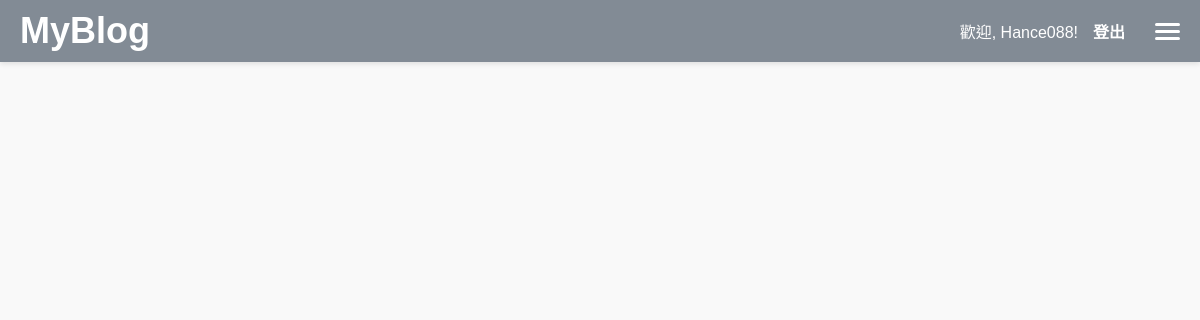
Page / (signed in) on the earlier database version.
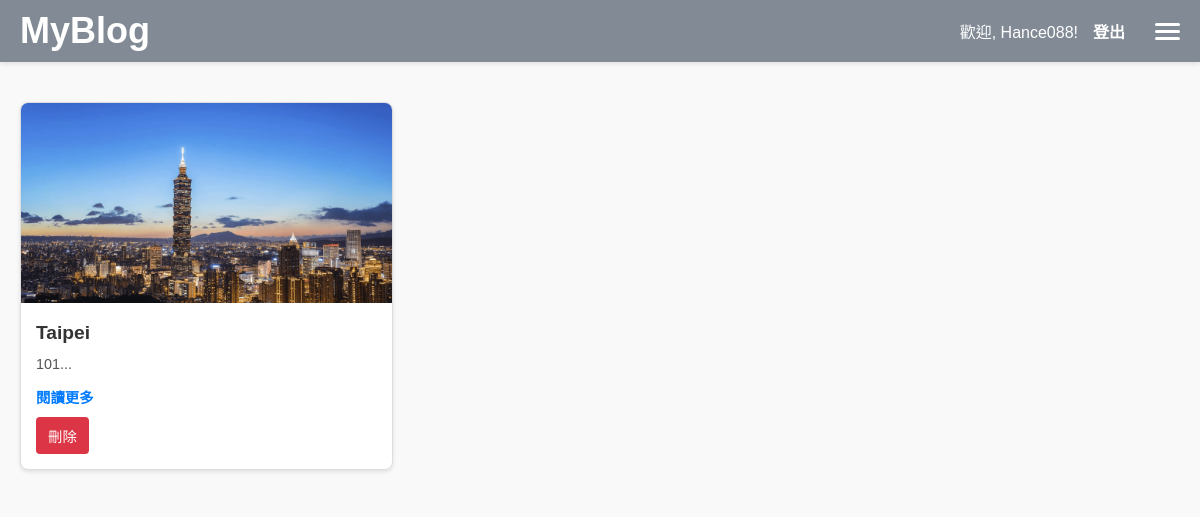
Same page on the later database version.
### app.py (models this page shows, shortened)
class User(UserMixin, db.Model):
    id = db.Column(db.Integer, primary_key=True)
    username = db.Column(db.String(150), nullable=False, unique=True)
    password = db.Column(db.String(150), nullable=False)

class Location(db.Model):
    id = db.Column(db.Integer, primary_key=True)
    name = db.Column(db.String(100), nullable=False)
    description = db.Column(db.String(300), nullable=False)
    image = db.Column(db.String(100), nullable=False)

### app.py (the view)
@app.route('/')
def index():
    locations = Location.query.all()
    return render_template('index.html', locations=locations)

### app.py (called while the page is built)
@login_manager.user_loader
def load_user(user_id):
    return User.query.get(int(user_id))

### templates/index.html (shortened to what this page needs)
<!DOCTYPE html>
<html lang="zh-TW">
<head>
    <link rel="stylesheet" href="{{ url_for('static', filename='css/general.css') }}">
    <link rel="stylesheet" href="{{ url_for('static', filename='css/index.css') }}">
</head>
<body>
    <div class="header-container">
        <div class="header-title">
            <a href="{{ url_for('index') }}">MyBlog</a>
        </div>
        <div class="header-links">
            {% if current_user.is_authenticated %}
                <span>歡迎, {{ current_user.username }}!</span>
                <a href="{{ url_for('logout') }}">登出</a>
            {% else %}
                <a href="{{ url_for('login') }}">登入</a>
                <a href="{{ url_for('register') }}">註冊</a>
            {% endif %}
        </div>
        <div class="hamburger-menu" onclick="toggleMenu()">
            <div></div>
            <div></div>
            <div></div>
        </div>
    </div>
    <div class="container">
        <div class="card-grid">
            {% for location in locations %}
            <div class="card">
                <img src="{{ url_for('static', filename='images/' + location.image) }}" alt="{{ location.name }}">
                <div class="card-content">
                    <h2 class="card-title">{{ location.name }}</h2>
                    <p class="card-description">{{ location.description[:50] }}...</p>
                    <a href="{{ url_for('location', id=location.id) }}">閱讀更多</a>
                    {% if current_user.is_authenticated %}
                        <form action="{{ url_for('delete_location', id=location.id) }}" method="post" class="delete-form">
                            <button type="submit" onclick="return confirm('確定要刪除這個地點嗎？');" class="delete-button">刪除</button>
                        </form>
                    {% endif %}
                </div>
            </div>
            {% endfor %}
        </div>
    </div>
</body>
</html>

### static/css/general.css (style rules this page uses)
body { font-family: Arial, sans-serif; margin: 0; padding: 0; background-color: #f9f9f9; color: #333; }
.container { max-width: 1200px; margin: 0 auto; padding: 20px; }
.header-container { display: flex; justify-content: space-between; align-items: center; padding: 10px 20px; background-color: #828b95; color: white; position: sticky; top: 0; z-index: 1000; box-shadow: 0 2px 5px rgba(0, 0, 0, 0.1); }
.header-title { font-size: 1.5em; margin: 0; font-weight: bold; }
.header-title a { font-size: 1.5em; color: white; font-weight: bold; text-decoration: none; }
.header-links { display: flex; align-items: center; margin-left: auto; }
.header-links a { align-items: center; margin-left: 15px; color: white; text-decoration: none; font-weight: bold; font-size: 1em; }
.hamburger-menu { margin-left: 30px; display: flex; flex-direction: column; cursor: pointer; }
.hamburger-menu div { width: 25px; height: 3px; background-color: white; border-radius: 2px; margin: 2px 0; }

### static/css/index.css (style rules this page uses)
.card-grid { display: grid; grid-template-columns: repeat(3, 1fr); gap: 20px; margin-top: 20px; }
.card { background: #fff; border: 1px solid #ddd; border-radius: 8px; box-shadow: 0 2px 4px rgba(0, 0, 0, 0.1); overflow: hidden; transition: transform 0.2s, box-shadow 0.2s; min-height: 320px; }
.card-grid::after { content: ''; display: block; visibility: hidden; grid-column: span 3; }
.card img { width: 100%; height: 200px; object-fit: cover; }
.card-content { padding: 15px; }
.card-title { font-size: 1.2em; font-weight: bold; color: #333; margin: 0 0 10px 0; }
.card-description { font-size: 0.9em; color: #555; line-height: 1.5; margin: 0 0 10px 0; }
.card a { text-decoration: none; color: #007bff; font-weight: bold; font-size: 0.9em; }
.delete-form { margin-top: 10px; }
.delete-button { background-color: #dc3545; color: white; border: none; padding: 8px 12px; font-size: 0.9em; border-radius: 4px; cursor: pointer; }

Differences in the rows shown:
added Location: image (picture), name "Taipei", description "101"
